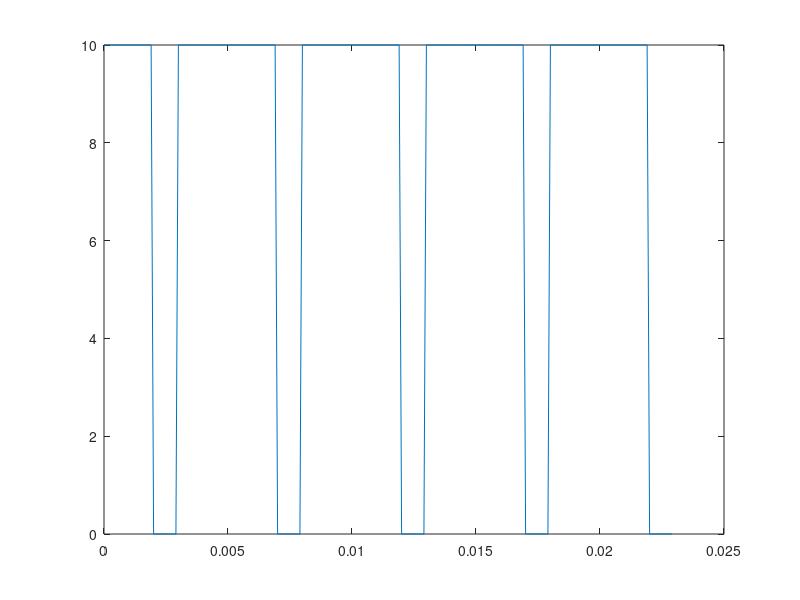
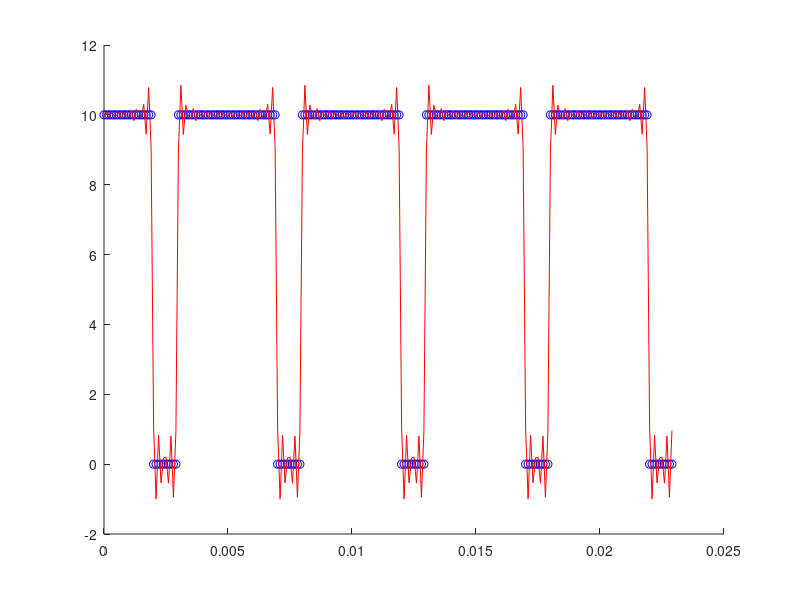

Recreate these plots in MATLAB, in order.
clc
clear
close all

tamos = 0.0001;
periodos = 5;
T = 0.005;
pulso = [10*ones(1, (0.004/tamos)), zeros(1, 0.001/tamos)]; 3-4%gera um periodo da onda
sinal=[];

for i = 1:periodos %quantidade de periodos
  sinal = [sinal pulso]; %concatena os periodos para gerar o sinal
endfor
t = -0.002 : tamos : -0.002 + (T*periodos) -tamos; %sinal de tempo corespondente a onda (remove um extremo, ja que o pulso tambem nao tem)
%como pulso foi montado a partir da borda de subida, o periodo comeca 0.002 ms antes de 0, por isso o sinal de tempo está deslocado
%por -0.002, para que o sinal fique com a fase mostrada na figura.

[~,idc0] = min(abs(t)); %encontra o 0 no tempo
t = t (idc0:end); %corta a parte negativa
sinal = sinal(idc0:end);

figure(1)
plot(t,sinal);

x = t(:); %tranformando os dados em vetores coluna
y = sinal(:);
w = (2*pi)/0.005;
A=[x.^0]; %funcao base constante

n=20; %grau da série
for i = 1:n
A=[A, sin(x.*w.*i),cos(x.*w.*i)];
endfor

param = inv(A'*A)* A' * y; %vetor de parametros usando pseudoinversa
ym=  A*param; %modelo

figure(2) %plot dos dados e do modelo
scatter(x,y,'b');
hold on
plot(x,ym,'r');

teste_sinal1 = sinal(1:T/tamos)'; %pega o primeiro periodo do sinal
teste_modelo1 = ym(1:T/tamos);

teste_sinal2 = sinal(1+(T/tamos):(T*2)/tamos)'; %pega o segundo periodo do sinal
teste_modelo2 = ym(1+(T/tamos):(T*2)/tamos);

%eqm comparando os periodos do modelo e do sinal
eqm1 = mean((teste_sinal1-teste_modelo1).^2);
eqm2 = mean((teste_sinal2-teste_modelo2).^2);

if int32(eqm1*10000) == int32(eqm2*10000) %fodase
  disp('em um periodo, a eqm entre o sinal e serie é fixa')
  eqm = eqm1
else
  disp('falso')
endif
